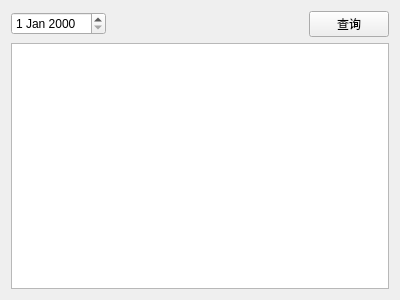
<?xml version="1.0" encoding="UTF-8"?>
<ui version="4.0">
 <class>FindData</class>
 <widget class="QWidget" name="FindData">
  <property name="geometry">
   <rect>
    <x>0</x>
    <y>0</y>
    <width>400</width>
    <height>300</height>
   </rect>
  </property>
  <property name="windowTitle">
   <string>查询数据</string>
  </property>
  <layout class="QGridLayout" name="gridLayout">
   <item row="0" column="0">
    <widget class="QDateEdit" name="dateEdit"/>
   </item>
   <item row="0" column="1">
    <spacer name="horizontalSpacer">
     <property name="orientation">
      <enum>Qt::Horizontal</enum>
     </property>
     <property name="sizeHint" stdset="0">
      <size>
       <width>162</width>
       <height>20</height>
      </size>
     </property>
    </spacer>
   </item>
   <item row="0" column="2">
    <widget class="QPushButton" name="pushButton">
     <property name="text">
      <string>查询</string>
     </property>
    </widget>
   </item>
   <item row="1" column="0" colspan="3">
    <widget class="QTableView" name="tableView"/>
   </item>
  </layout>
 </widget>
 <resources/>
 <connections/>
</ui>
